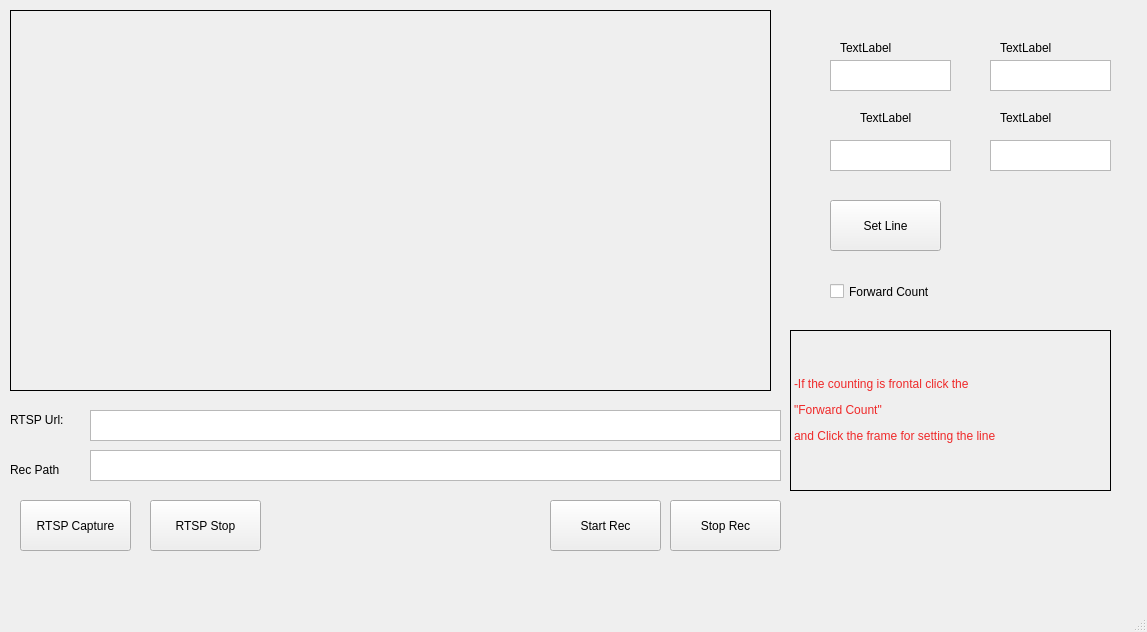
<?xml version="1.0" encoding="UTF-8"?>
<ui version="4.0">
 <class>MainWindow</class>
 <widget class="QMainWindow" name="MainWindow">
  <property name="geometry">
   <rect>
    <x>0</x>
    <y>0</y>
    <width>1147</width>
    <height>632</height>
   </rect>
  </property>
  <property name="windowTitle">
   <string>MainWindow</string>
  </property>
  <widget class="QWidget" name="centralwidget">
   <widget class="QTextEdit" name="textRtspUrl">
    <property name="geometry">
     <rect>
      <x>90</x>
      <y>410</y>
      <width>691</width>
      <height>31</height>
     </rect>
    </property>
   </widget>
   <widget class="QLabel" name="label">
    <property name="geometry">
     <rect>
      <x>10</x>
      <y>410</y>
      <width>71</width>
      <height>20</height>
     </rect>
    </property>
    <property name="text">
     <string>RTSP Url:</string>
    </property>
   </widget>
   <widget class="QPushButton" name="pushRtspCapture">
    <property name="geometry">
     <rect>
      <x>20</x>
      <y>500</y>
      <width>111</width>
      <height>51</height>
     </rect>
    </property>
    <property name="text">
     <string>RTSP Capture</string>
    </property>
   </widget>
   <widget class="QPushButton" name="pushCapStop">
    <property name="geometry">
     <rect>
      <x>150</x>
      <y>500</y>
      <width>111</width>
      <height>51</height>
     </rect>
    </property>
    <property name="text">
     <string>RTSP Stop</string>
    </property>
   </widget>
   <widget class="QPushButton" name="pushSetLine">
    <property name="geometry">
     <rect>
      <x>830</x>
      <y>200</y>
      <width>111</width>
      <height>51</height>
     </rect>
    </property>
    <property name="text">
     <string>Set Line</string>
    </property>
   </widget>
   <widget class="QLabel" name="label_2">
    <property name="geometry">
     <rect>
      <x>840</x>
      <y>40</y>
      <width>55</width>
      <height>16</height>
     </rect>
    </property>
    <property name="text">
     <string>TextLabel</string>
    </property>
   </widget>
   <widget class="QLabel" name="label_3">
    <property name="geometry">
     <rect>
      <x>1000</x>
      <y>40</y>
      <width>55</width>
      <height>16</height>
     </rect>
    </property>
    <property name="text">
     <string>TextLabel</string>
    </property>
   </widget>
   <widget class="QLabel" name="label_4">
    <property name="geometry">
     <rect>
      <x>860</x>
      <y>110</y>
      <width>55</width>
      <height>16</height>
     </rect>
    </property>
    <property name="text">
     <string>TextLabel</string>
    </property>
   </widget>
   <widget class="QLabel" name="label_5">
    <property name="geometry">
     <rect>
      <x>1000</x>
      <y>110</y>
      <width>55</width>
      <height>16</height>
     </rect>
    </property>
    <property name="text">
     <string>TextLabel</string>
    </property>
   </widget>
   <widget class="QTextEdit" name="textpx1">
    <property name="geometry">
     <rect>
      <x>830</x>
      <y>60</y>
      <width>121</width>
      <height>31</height>
     </rect>
    </property>
   </widget>
   <widget class="QTextEdit" name="textpy1">
    <property name="geometry">
     <rect>
      <x>990</x>
      <y>60</y>
      <width>121</width>
      <height>31</height>
     </rect>
    </property>
   </widget>
   <widget class="QTextEdit" name="textpx2">
    <property name="geometry">
     <rect>
      <x>830</x>
      <y>140</y>
      <width>121</width>
      <height>31</height>
     </rect>
    </property>
   </widget>
   <widget class="QTextEdit" name="textpy2">
    <property name="geometry">
     <rect>
      <x>990</x>
      <y>140</y>
      <width>121</width>
      <height>31</height>
     </rect>
    </property>
   </widget>
   <widget class="qlabelmy" name="imgBox">
    <property name="geometry">
     <rect>
      <x>10</x>
      <y>10</y>
      <width>761</width>
      <height>381</height>
     </rect>
    </property>
    <property name="frameShape">
     <enum>QFrame::Box</enum>
    </property>
    <property name="text">
     <string/>
    </property>
   </widget>
   <widget class="QPushButton" name="pushStartRec">
    <property name="geometry">
     <rect>
      <x>550</x>
      <y>500</y>
      <width>111</width>
      <height>51</height>
     </rect>
    </property>
    <property name="text">
     <string>Start Rec</string>
    </property>
   </widget>
   <widget class="QPushButton" name="pushStopRec">
    <property name="geometry">
     <rect>
      <x>670</x>
      <y>500</y>
      <width>111</width>
      <height>51</height>
     </rect>
    </property>
    <property name="text">
     <string>Stop Rec</string>
    </property>
   </widget>
   <widget class="QCheckBox" name="checkBox">
    <property name="geometry">
     <rect>
      <x>830</x>
      <y>280</y>
      <width>141</width>
      <height>23</height>
     </rect>
    </property>
    <property name="text">
     <string>Forward Count</string>
    </property>
   </widget>
   <widget class="QLabel" name="label_6">
    <property name="geometry">
     <rect>
      <x>790</x>
      <y>330</y>
      <width>321</width>
      <height>161</height>
     </rect>
    </property>
    <property name="frameShape">
     <enum>QFrame::Box</enum>
    </property>
    <property name="text">
     <string>&lt;html&gt;&lt;head/&gt;&lt;body&gt;&lt;p&gt;&lt;span style=&quot; color:#ef2929;&quot;&gt;-If the counting is frontal click the&lt;/span&gt;&lt;/p&gt;&lt;p&gt;&lt;span style=&quot; color:#ef2929;&quot;&gt;&amp;quot;Forward Count&amp;quot; &lt;/span&gt;&lt;/p&gt;&lt;p&gt;&lt;span style=&quot; color:#ef2929;&quot;&gt;and Click the frame for setting the line&lt;/span&gt;&lt;/p&gt;&lt;/body&gt;&lt;/html&gt;</string>
    </property>
   </widget>
   <widget class="QLabel" name="label_7">
    <property name="geometry">
     <rect>
      <x>10</x>
      <y>460</y>
      <width>71</width>
      <height>20</height>
     </rect>
    </property>
    <property name="text">
     <string>Rec Path</string>
    </property>
   </widget>
   <widget class="QTextEdit" name="textRecPath">
    <property name="geometry">
     <rect>
      <x>90</x>
      <y>450</y>
      <width>691</width>
      <height>31</height>
     </rect>
    </property>
   </widget>
  </widget>
  <widget class="QMenuBar" name="menubar">
   <property name="geometry">
    <rect>
     <x>0</x>
     <y>0</y>
     <width>1147</width>
     <height>22</height>
    </rect>
   </property>
  </widget>
  <widget class="QStatusBar" name="statusbar"/>
 </widget>
 <customwidgets>
  <customwidget>
   <class>qlabelmy</class>
   <extends>QLabel</extends>
   <header>qlabelmy.h</header>
  </customwidget>
 </customwidgets>
 <resources/>
 <connections/>
</ui>
